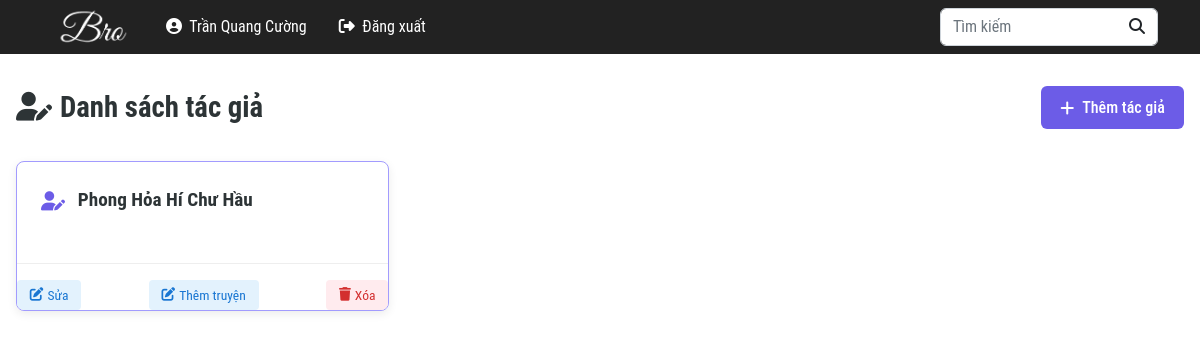
/html/admin/list_tac_gia.php (signed in), run on the app's committed database.
### tables this page shows
CREATE TABLE `account` (
  `id` int(11) NOT NULL,
  `username` text NOT NULL,
  `password` text NOT NULL,
  `name` text NOT NULL DEFAULT 'Không có tên',
  `gioi_tinh` int(11) DEFAULT 0,
  `time_create_account` datetime NOT NULL DEFAULT current_timestamp(),
  `ngay_sinh` date DEFAULT NULL,
  `is_admin` int(11) NOT NULL DEFAULT 0,
  `image_user` text NOT NULL,
  `email` text NOT NULL DEFAULT 'Hiện không có email',
  `sdt` text NOT NULL DEFAULT 'Hiện không có',
  `so_thich` text NOT NULL DEFAULT 'Hiện không có'
);

CREATE TABLE `data_tac_gia` (
  `id` int(11) NOT NULL,
  `ten_tac_gia` text NOT NULL
);

### html/admin/list_tac_gia.php (the view, shortened to what this page needs)
<?php
    $id = $_SESSION['id'];
    include '../../php/db_connection.php';
    $sql_account = "SELECT * FROM account WHERE id = $id";
    $result_account = $conn->query($sql_account);
    $user = $result_account->fetch_assoc();
?>
<!DOCTYPE html>
<html lang="en">
<head>
    <link href="../../css/bootstrap.min.css" rel="stylesheet">
    <link rel="stylesheet" href="https://cdnjs.cloudflare.com/ajax/libs/font-awesome/6.4.0/css/all.min.css">
    <link rel="stylesheet" href="../../css/app.css">
    <link rel="stylesheet" href="../../css/list.css">
</head>
<body>
    <header class="header d-none d-lg-block">
        <nav class="navbar navbar-expand-lg navbar-dark header__navbar p-md-0">
            <div class="container">
                <a class="navbar-brand" href="../home.php">
                    <img src="../../images/logo/logo.png" alt="" class="img-fluid" style="width: 100px;">
                </a>
                <div class="collapse navbar-collapse" id="navbarSupportedContent">
                    <ul class="navbar-nav me-auto mb-2 mb-lg-0">
                        <li class="nav-item dropdown">
                            <a href="profile.php?id=<?php echo $user['id']; ?>" class="nav-link" role="button" aria-expanded="false">
                                <i class="fas fa-user-circle me-1"></i> <?php echo $user['name']; ?>
                            </a>
                        </li>
                        <li class="nav-item dropdown">
                            <a href="../../php/logout.php" class="nav-link" role="button" aria-expanded="false">
                                <i class="fas fa-sign-out-alt me-1"></i> Đăng xuất
                            </a>
                        </li>
                    </ul>
                    <form class="d-flex header__form-search" action="../search.php" method="GET">
                        <input class="form-control search-story" type="text" placeholder="Tìm kiếm" name="key" value="">
                        <button class="btn" type="submit">
                            <i class="fas fa-search"></i>
                        </button>
                    </form>
                </div>
            </div>
        </nav>
    </header>
    <div class="admin-container">
        <div class="authors-header">
            <h1 class="authors-title"><i class="fas fa-user-edit me-2"></i>Danh sách tác giả</h1>
            <a href="add_tac_gia.php" class="add-author-btn">
                <i class="fas fa-plus"></i> Thêm tác giả
            </a>
        </div>
        <div class="authors-grid">
            <?php
                $sql = "SELECT * FROM data_tac_gia";
                $result = $conn->query($sql);
                if ($result->num_rows > 0) {
                    while($row = $result->fetch_assoc()) {
                        echo '<div class="author-card">';
                        echo '<a href="add_truyen.php?id='.$row['id'].'" class="author-link">';
                        echo '<div class="author-name"><i class="fas fa-user-pen"></i> '.$row['ten_tac_gia'].'</div>';
                        echo '</a>';
                        echo '<div class="author-actions">';
                        echo '<a href="edit_tac_gia.php?id='.$row['id'].'" class="edit-btn"><i class="fas fa-edit me-1"></i> Sửa</a>';
                        echo '<a href="add_truyen.php?id='.$row['id'].'" class="edit-btn"><i class="fas fa-edit me-1"></i> Thêm truyện</a>';
                        echo '<a href="../../../php/delete_tac_gia.php?id='.$row['id'].'" class="delete-btn" onclick="return confirm(\'Bạn chắc chắn muốn xóa tác giả này?\')"><i class="fas fa-trash me-1"></i> Xóa</a>';
                        echo '</div>';
                        echo '</div>';
                    }
                } else {
                    echo '<div class="alert alert-info">Chưa có tác giả nào trong hệ thống</div>';
                }
            ?>
        </div>
    </div>
</body>
</html>

### css/app.css (style rules this page uses)
:root { --color-primary:#222;--color-primary-hover:#2f566d }
html { scroll-behavior:smooth }
body { font-family:Roboto Condensed,sans-serif }
:root { --item-width:210px;--item-height:390px;--item-padding:20px;--item-skeleton:linear-gradient(#fff var(--item-height),transparent 0);--picture-height:175px;--picture-width:120px;--picture-position:center var(--item-padding);--picture-skeleton:linear-gradient(#eee var(--picture-height),transparent 0);--title-height:15px;--title-width:85%;--title-position:center calc(var(--picture-height) + var(--title-height) + 15px);--title-skeleton:linear-gradient(#eee var(--title-height),transparent 0);--author-height:15px;--author-width:70%;--author-position:center calc(var(--picture-height) + var(--title-height) + var(--author-height) + 30px);--author-skeleton:linear-gradient(#eee var(--title-height),transparent 0);--rating-height:15px;--rating-width:50%;--rating-position:center calc(var(--picture-height) + var(--title-height) + var(--author-height) + var(--rating-height) + 45px);--rating-skeleton:linear-gradient(#eee var(--title-height),transparent 0);--type-height:15px;--type-width:30%;--type-position:center calc(var(--picture-height) + var(--title-height) + var(--author-height) + var(--rating-height) + var(--type-height) + 60px);--type-skeleton:linear-gradient(#eee var(--title-height),transparent 0);--price-height:15px;--price-width:40%;--price-position:center calc(var(--picture-height) + var(--title-height) + var(--author-height) + var(--rating-height) + var(--type-height) + var(--price-height) + 75px);--price-skeleton:linear-gradient(#eee var(--title-height),transparent 0);--blur-width:150px;--blur-size:var(--blur-width) var(--item-height) }
.header__navbar { background-color:var(--color-primary) }
.header__navbar .nav-item { margin-right:16px }
.header__navbar .nav-link { color:#fff }
@media (min-width:768px) { .header__navbar .nav-link { padding:15px 0 } }
.header__form-search { position:relative }
.header__form-search button[type=submit] { position:absolute;right:0 }

### css/list.css (style rules this page uses)
:root { --primary-color: #6c5ce7; --secondary-color: #a29bfe; --dark-color: #2d3436; --light-color: #f5f6fa; }
.admin-container { max-width: 1200px; margin: 2rem auto; padding: 0 1rem; }
.authors-header { display: flex; justify-content: space-between; align-items: center; margin-bottom: 2rem; flex-wrap: wrap; gap: 1rem; }
.authors-title { font-size: 1.8rem; font-weight: 700; color: var(--dark-color); margin: 0; }
.add-author-btn { background-color: var(--primary-color); color: white; padding: 0.6rem 1.2rem; border-radius: 6px; text-decoration: none; display: inline-flex; align-items: center; transition: all 0.3s ease; border: none; font-weight: 500; }
.add-author-btn i { margin-right: 0.5rem; }
.authors-grid { display: grid; grid-template-columns: repeat(auto-fill, minmax(280px, 1fr)); gap: 1.5rem; }
.author-card { background: white; border-radius: 8px; box-shadow: 0 3px 10px rgba(0, 0, 0, 0.08); transition: all 0.3s ease; overflow: hidden; border: 1px solid #a29bfe; }
.author-link { display: block; padding: 1.5rem; text-decoration: none; color: var(--dark-color); transition: all 0.2s ease; }
.author-name { font-size: 1.2rem; font-weight: 600; margin-bottom: 0.5rem; display: flex; align-items: center; }
.author-name i { margin-right: 0.8rem; color: var(--primary-color); }
.author-actions { display: flex; justify-content: space-between; margin-top: 1rem; padding-top: 1rem; border-top: 1px solid #eee; }
.edit-btn, .delete-btn { padding: 0.3rem 0.8rem; border-radius: 4px; font-size: 0.85rem; text-decoration: none; display: inline-flex; align-items: center; }
.edit-btn { background-color: #e3f2fd; color: #1976d2; }
.delete-btn { background-color: #ffebee; color: #d32f2f; }

### data on the page
account: name "Trần Quang Cường"
data_tac_gia: ten_tac_gia "Phong Hỏa Hí Chư Hầu"
